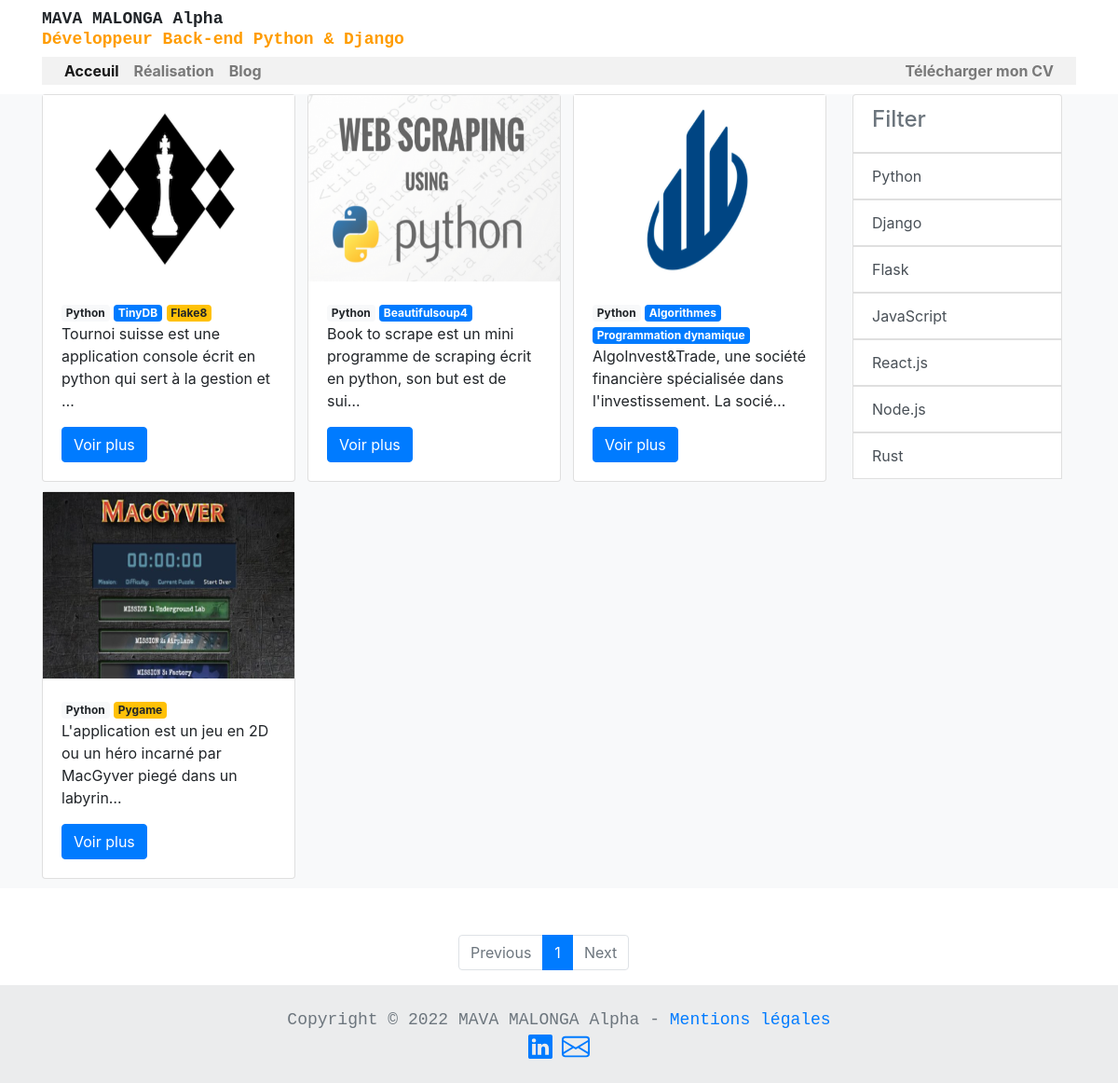
/blogs/?filter=Python, run on the app's committed database.
### APIREST/models.py (models this page shows, shortened)
class Project(models.Model):
    title = models.CharField(max_length=128)
    description = models.CharField(max_length=500)
    image = models.ForeignKey(Photo, null=True, on_delete=models.SET_NULL, blank=True)
    github = models.CharField(max_length=128)
    website = models.CharField(max_length=128)

class Photo(models.Model):
    title = models.CharField(max_length=50)
    image = models.ImageField()
    date_created = models.DateTimeField(auto_now_add=True)

class Badge(models.Model):
    name = models.CharField(max_length=50)
    color = models.CharField(max_length=50, null=True)
    projects = models.ManyToManyField(Project, related_name='projects')

### blog/views.py (the view, shortened to what this page needs)
# urls.py: path('blogs/', blogs, name='blogs'),
def blogs(request):
    technos = ['Python', 'Django', 'Flask', 'JavaScript', 'React', 'Node', 'Rust']
    if request.GET.get('filter') in technos:
        projects = []
        only_projects = []
        for project in  Project.objects.all():
            badges = Badge.objects.filter(projects__id=project.id)
            filter_badge = Badge.objects.get(name=request.GET.get('filter'))
            if filter_badge in badges:
                skills = Skill.objects.filter(projects__id=project.id)
                projects.append({'project':project, 'badges':badges, 'skills':skills})
                only_projects.append(project)
                continue
        p = Paginator(only_projects, 6)
        page = request.GET.get('page')
        p_projects = p.get_page(page)
        nums_pages = "a" * p_projects.paginator.num_pages
        context = {'projects': projects, 'p_projects': p_projects, 'nums_pages': nums_pages}
        return render(request, 'blog/blogs.html', context)

### blog/templates/blog/blogs.html (shortened to what this page needs)
{% extends 'base.html' %}
{% block content %}
    <div class="container-fluid bg-light">
        <div class="container">
            <div class="row">
                <div class="col-md-9">
                    <div>
                        <div class="row">
                          {% for project in projects %}
                          <div class="col-sm-4">
                            <div class="" style="margin-bottom: 10px;">
                              <div class="card" style="width: 17rem;">
                                <img src="{{ project.project.image.image.url }}" width="100%" height="200px">
                                <div class="card-body">
                                  <div class="">
                                    {% for badge in project.badges %}
                                      <span class="{{ badge.color }}">{{ badge.name }}</span>
                                    {% endfor %}
                                  </div>
                                  <p class="card-text">{{ project.project.description|truncatechars:85 }}</p>
                                  <button type="button" class="btn btn-primary" data-toggle="modal" data-target="#{{ project.project.title }}">
                                    Voir plus
                                  </button>
                                </div>
                              </div>
                            </div>
                          </div>
                          {% endfor %}
                        </div>
                      </div>
                </div>
                <div class="col-md-3">
                  <div class="container">
                    <div class="list-group">
                      <button type="button" class="list-group-item list-group-item-action disabled"><h4>Filter
                      </h4>
                      </button>
                      <a href="?filter=Python" style="text-decoration: none;">
                      <button type="button" class="list-group-item list-group-item-action">
                        Python
                      </button>
                      </a>
                      <a href="?filter=Django" style="text-decoration: none;">
                      <button type="button" class="list-group-item list-group-item-action">Django
                      </button>
                      </a>
                      <a href="?filter=Flask" style="text-decoration: none;">
                        <button type="button" class="list-group-item list-group-item-action">Flask</button>
                      </a>
                      <a href="?filter=JavaScript" style="text-decoration: none;">
                      <button type="button" class="list-group-item list-group-item-action">JavaScript</button>
                      </a>
                      <a href="?filter=React" style="text-decoration: none;">
                      <button type="button" class="list-group-item list-group-item-action">React.js</button>
                      </a>
                      <a href="?filter=Node" style="text-decoration: none;">
                        <button type="button" class="list-group-item list-group-item-action">Node.js</button>
                      </a>
                      <a href="?filter=Rust" style="text-decoration: none;">
                        <button type="button" class="list-group-item list-group-item-action">Rust</button>
                      </a>
                    </div>
                  </div>
                </div>
            </div>
        </div>
    </div>
    <nav aria-label="..." style="margin-left: 41%; margin-top: 50px;">
      <ul class="pagination">
        {% if p_projects.has_previous %}
        <li class="page-item">
          <a class="page-link" href="?page={{ p_projects.previous_page_number }}">
            Previous
          </a>
        </li>
        {% else %}
        <li class="page-item disabled">
          <span class="page-link">Previous</span>
        </li>
        {% endif %}
        {% for i in nums_pages %}
          {% if p_projects.number == forloop.counter %}
          <li class="page-item active">
          {% else %}
          <li class="page-item">
          {% endif %}
            <a class="page-link" href="?page={{ forloop.counter }}">
              {{ forloop.counter }}
            </a>
          </li>
        {% endfor %}
        {% if p_projects.has_next %}
        <li class="page-item">
          <a class="page-link" href="?page={{ p_projects.next_page_number }}">Next</a>
        </li>
        {% else %}
        <li class="page-item disabled">
          <a class="page-link" href="#">Next</a>
        </li>
        {% endif %}
      </ul>
    </nav>
{% endblock %}

### templates/base.html (shortened to what this page needs)
<!DOCTYPE html>
<html>
<head>
    <link href="https://cdn.jsdelivr.net/npm/bootstrap@5.0.2/dist/css/bootstrap.min.css" rel="stylesheet">
    <link rel="stylesheet" href="https://cdn.jsdelivr.net/npm/bootstrap@4.6.1/dist/css/bootstrap.min.css">
</head>
<body>
    <div class="container-fluid">
        <div class="container">
            <h1 style="font-size: large; font-family: 'Courier New', Courier, monospace; margin-top: 10px;"><b>MAVA MALONGA Alpha<br><span style="color:#ff9c00; ">Développeur Back-end Python & Django</span></b></h1>
            <nav class="navbar navbar-expand-lg navbar-light" style="background-color: rgba(0, 0, 0, 0.05);; margin-bottom: 10px; height: 30px;">
                <div class="container-fluid" style="padding: 0;">
                    <div class="collapse navbar-collapse" id="navbarCollapse">
                        <div class="navbar-nav">
                            <a href="{% url 'index' %}" class="nav-item nav-link active" style="font-weight:bold;">Acceuil</a>
                            <a href="{% url 'blogs' %}" class="nav-item nav-link" style="font-weight:bold;">Réalisation</a>
                            <a href="#" class="nav-item nav-link" style="font-weight:bold;">Blog</a>
                        </div>
                        <div class="navbar-nav ms-auto">
                            <a href="#" class="nav-item nav-link" style="font-weight:bold;"
                               data-toggle="modal" data-target="#exampleModal">Télécharger mon CV
                            </a>
                        </div>
                    </div>
                </div>
            </nav>
        </div>
    </div>
    {% block content %} {% endblock %}
    <footer class="text-center text-lg-start bg-light text-muted">
        <div class="text-center p-4" style="background-color: rgba(0, 0, 0, 0.05); font-size: large; font-family: 'Courier New', Courier, monospace; margin-top: 10px;">
        Copyright © 2022 MAVA MALONGA Alpha - <a href="{% url 'mentions' %}">Mentions légales</a><br>
                <a href="https://www.linkedin.com/in/alpha-mava-malonga/">
                </a>
                <a href="mailto: mavamalonga.alpha@gmail.com">
                </a>
        </div>
    </footer>
</body>
</html>

### data on the page
Project: project.image.image (picture), project.description "Tournoi suisse est une application console écrit en python qui sert à la gestion et …"
Badge: name "Python"
Badge: name "TinyDB"
Badge: name "Flake8"
Project: project.image.image (picture), project.description "Book to scrape est un mini programme de scraping écrit en python, son but est de sui…"
Badge: name "Beautifulsoup4"
Project: project.image.image (picture), project.description "AlgoInvest&Trade, une société financière spécialisée dans l'investissement. La socié…"
Badge: name "Algorithmes"
Badge: name "Programmation dynamique"
Project: project.image.image (picture), project.description "L'application est un jeu en 2D ou un héro incarné par MacGyver piegé dans un labyrin…"
Badge: name "Pygame"
